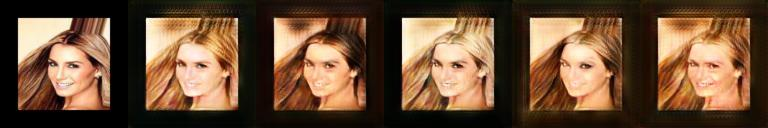
#> input picture stargan/1-images.jpg, 768 x 128 px, found by its file name
$ python preprocessingImg.py 1-images.jpg 1-images.jpg
#> lines starting #> are read from the running program, lines starting #| are printed output that depends on the picture
from PIL import Image
import sys
import os


image = Image.open(os.path.abspath(os.path.dirname(sys.argv[0]))+'/images/'+sys.argv[1])
#> image is the input picture: PIL image 768x128 RGB; mean R, G, B 109.4, 79.7, 55.4
image = image.resize((128, 128))
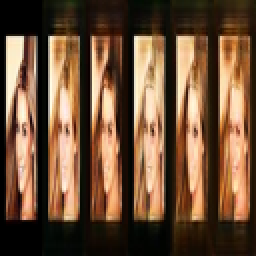
#> image: PIL image 128x128 RGB (shown 2 times larger); mean R, G, B 109.4, 79.8, 55.5
image = image.save('newImg.jpg')

with open(os.path.abspath(os.path.dirname(sys.argv[0]))+'/attributes.txt', 'r') as f:
#> (reads stargan/attributes.txt from the repository)
    attr = list(map(str, f.readline().split()))
    convert = [-1 for i in range(len(attr))]
    sel_attr = sys.argv[2].split()
    for i in range(len(attr)):
        for j in sel_attr:
            if attr[i] == j:
                convert[i] = 1
    with open('newAttr.txt', 'w') as f2:
        f2.write(str(1))
        f2.write('\n')
        for i in attr:
            f2.write(str(i) + ' ')
        f2.write('\n')
        f2.write('newImg.jpg ')
        for i in convert:
            f2.write(str(i)+' ')
